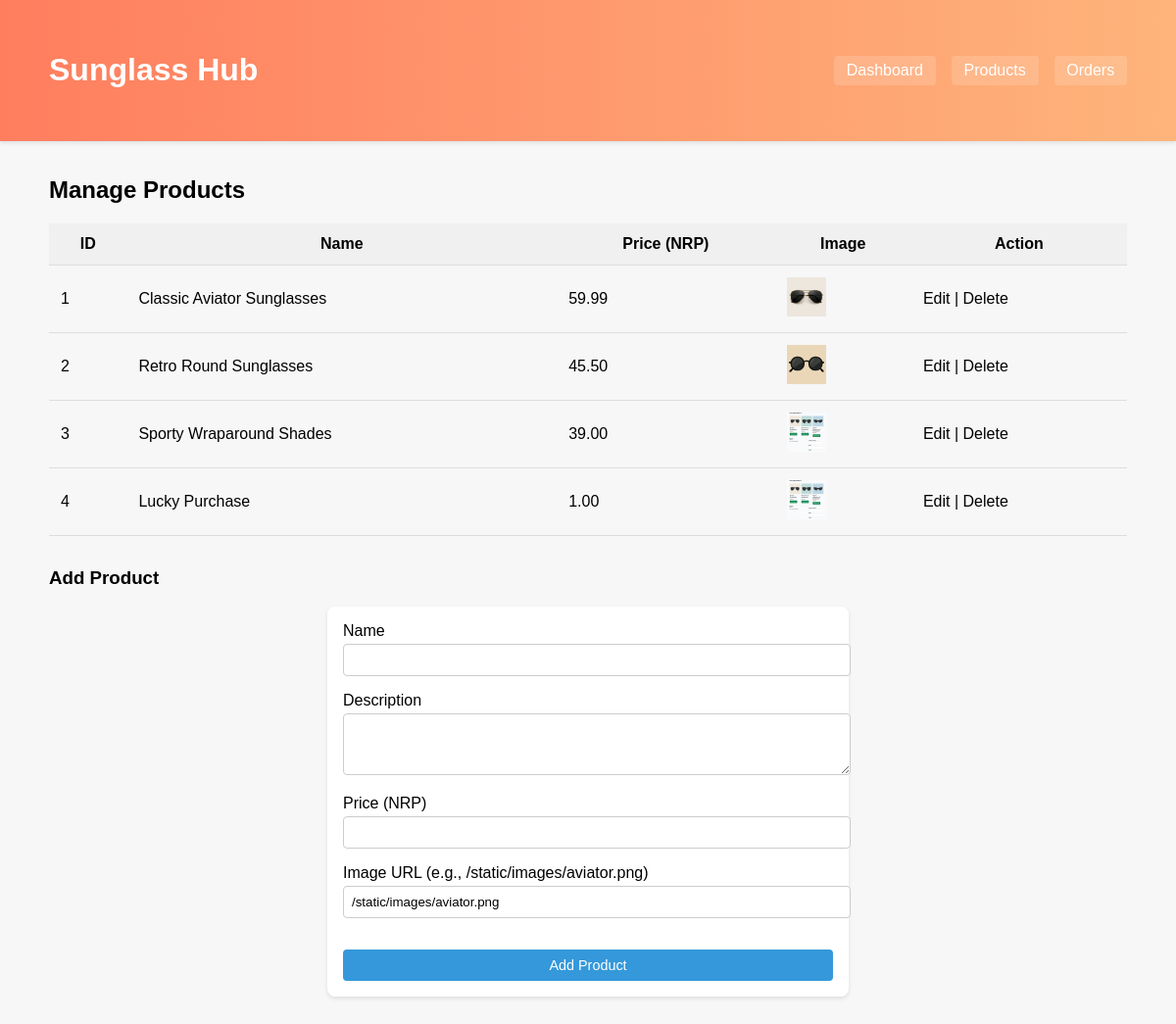
/admin/products, run on the app's committed database.
### tables this page shows
CREATE TABLE products (
            id INTEGER PRIMARY KEY AUTOINCREMENT,
            name TEXT NOT NULL,
            description TEXT NOT NULL,
            price REAL NOT NULL,
            image_url TEXT NOT NULL
        );

### main.py (the view)
@app.get("/admin/products")
def admin_products(
    request: Request,
    edit_id: Optional[int] = None,
    delete_id: Optional[int] = None,
) -> HTMLResponse:
    if delete_id:
        database.delete_product(int(delete_id))
        return RedirectResponse(url="/admin/products", status_code=303)
    products = database.get_products()
    product_to_edit = database.get_product(edit_id) if edit_id else None
    return templates.TemplateResponse(
        "admin_products.html",
        {"request": request, "products": products, "product_to_edit": product_to_edit},
    )

### templates/admin_products.html (shortened to what this page needs)
<!DOCTYPE html>
<html lang="en">
<head>
  <link rel="stylesheet" href="/static/css/styles.css">
</head>
<body>
  <header>
    <div class="container">
      <h1><a href="/">Sunglass Hub</a></h1>
      <nav>
        <a class="nav-link" href="/admin">Dashboard</a>
        <a class="nav-link" href="/admin/products">Products</a>
        <a class="nav-link" href="/admin/orders">Orders</a>
      </nav>
    </div>
  </header>
  <div class="container">
    <h2>Manage Products</h2>
    <table class="cart-table">
      <thead>
        <tr><th>ID</th><th>Name</th><th>Price (NRP)</th><th>Image</th><th>Action</th></tr>
      </thead>
      <tbody>
        {% for p in products %}
        <tr>
          <td>{{ p.id }}</td>
          <td>{{ p.name }}</td>
          <td>{{ '%.2f' % p.price }}</td>
          <td><img src="{{ p.image_url }}" alt="{{ p.name }}" style="height:40px;"></td>
          <td><a href="/admin/products?edit_id={{ p.id }}">Edit</a> | <a href="/admin/products?delete_id={{ p.id }}" onclick="return confirm('Delete this product?');">Delete</a></td>
        </tr>
        {% endfor %}
      </tbody>
    </table>
    <h3 style="margin-top:2rem;">{% if product_to_edit %}Edit Product{% else %}Add Product{% endif %}</h3>
    <form action="/admin/save-product" method="get" style="max-width:500px;">
      <div>
        <label for="name">Name</label>
        <input type="text" id="name" name="name" required value="{{ product_to_edit.name if product_to_edit else '' }}">
      </div>
      <div>
        <label for="description">Description</label>
        <textarea id="description" name="description" rows="3" required>{{ product_to_edit.description if product_to_edit else '' }}</textarea>
      </div>
      <div>
        <label for="price">Price (NRP)</label>
        <input type="number" step="0.01" id="price" name="price" required value="{{ product_to_edit.price if product_to_edit else '' }}">
      </div>
      <div>
        <label for="image_url">Image URL (e.g., /static/images/aviator.png)</label>
        <input type="text" id="image_url" name="image_url" required value="{{ product_to_edit.image_url if product_to_edit else '/static/images/aviator.png' }}">
      </div>
      <button type="submit" class="btn btn-primary" style="margin-top:1rem;">{% if product_to_edit %}Update{% else %}Add{% endif %} Product</button>
    </form>
  </div>
</body>
</html>

### static/css/styles.css (style rules this page uses)
body { margin: 0; font-family: Arial, Helvetica, sans-serif; background-color: #f7f7f7; }
header { background: linear-gradient(90deg, #ff7e5f 0%, #feb47b 100%); color: #ffffff; padding: 1rem 1.5rem; box-shadow: 0 2px 4px rgba(0, 0, 0, 0.1); }
header .container { display: flex; justify-content: space-between; align-items: center; max-width: 1100px; margin: 0 auto; }
a { color: inherit; text-decoration: none; }
nav { display: flex; align-items: center; gap: 1rem; }
.nav-link { position: relative; font-weight: 500; padding: 0.4rem 0.8rem; border-radius: 4px; transition: background-color 0.3s ease, color 0.3s ease; background-color: rgba(255, 255, 255, 0.15); color: #ffffff; }
.container { max-width: 1100px; margin: 0 auto; padding: 1rem; }
.btn { display: inline-block; padding: 0.5rem 1rem; border-radius: 4px; border: none; font-size: 0.9rem; cursor: pointer; transition: background-color 0.2s; }
.btn-primary { background-color: #3498db; color: #fff; }
.cart-table { width: 100%; border-collapse: collapse; margin-top: 1rem; }
.cart-table th, .cart-table td { padding: 0.75rem; border-bottom: 1px solid #ddd; }
.cart-table th { background-color: #f0f0f0; }
form { max-width: 600px; margin: 1rem auto; background-color: #fff; padding: 1rem; border-radius: 8px; box-shadow: 0 2px 4px rgba(0,0,0,0.1); }
form div { margin-bottom: 1rem; }
form label { display: block; margin-bottom: 0.25rem; }
form input, form textarea { width: 100%; padding: 0.5rem; border: 1px solid #ccc; border-radius: 4px; }
form button { display: block; width: 100%; padding: 0.75rem; border: none; border-radius: 4px; background-color: #27ae60; color: #fff; font-size: 1rem; cursor: pointer; transition: background-color 0.2s; }

### data on the page
products: id "1", name "Classic Aviator Sunglasses", price "59.99", image_url (picture)
products: id "2", name "Retro Round Sunglasses", price "45.50", image_url (picture)
products: id "3", name "Sporty Wraparound Shades", price "39.00", image_url (picture)
products: id "4", name "Lucky Purchase", price "1.00", image_url (picture)
